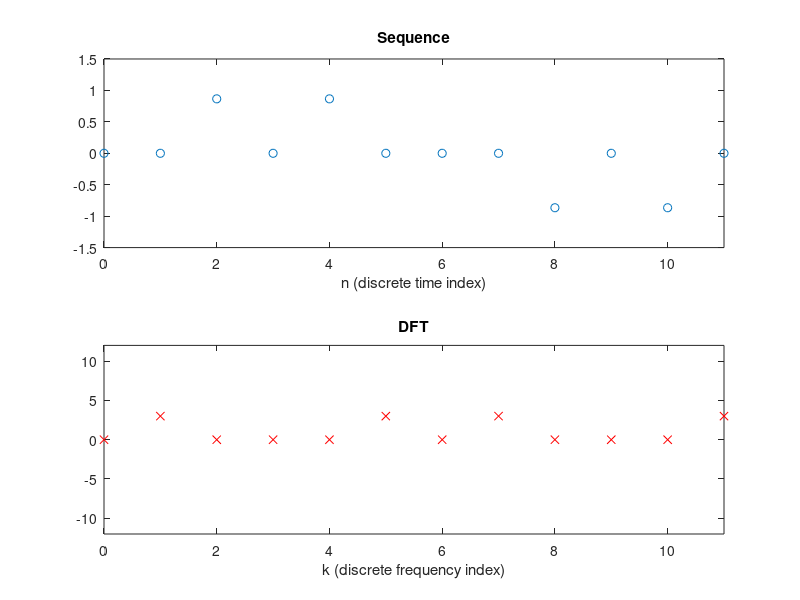

This figure's MATLAB source:
% p3_28b.m  to exhibit the computation of dft s of problem
% 3.28b of text
%
% the period of the wave is seen to be N=12: consider sum and
% difference frequencies using a trig identity...
%
clear, clc, clf
N=12;
nr=(1:N);
n=nr-1;
k=n;
w1=(2*pi/N)*4;
w2=(2*pi/N)*3;
xr=sin(w1*n).*cos(w2*n);
WN=exp(-i*2*pi/N);
for krr=1:N
	Xr(krr)=0.0;
	for nrr=1:N
		Xr(krr)=Xr(krr)+xr(nrr)*WN^((krr-1)*(nrr-1));
	end
end
subplot(2,1,1)
plot(n,xr,'o')
axis([0 N-1 -1.5 1.5])
title('Sequence')
xlabel('n (discrete time index)')
subplot(2,1,2)
plot(k,abs(Xr),'xr')
axis([0 N-1 -N N])
title('DFT')
xlabel('k (discrete frequency index)')
